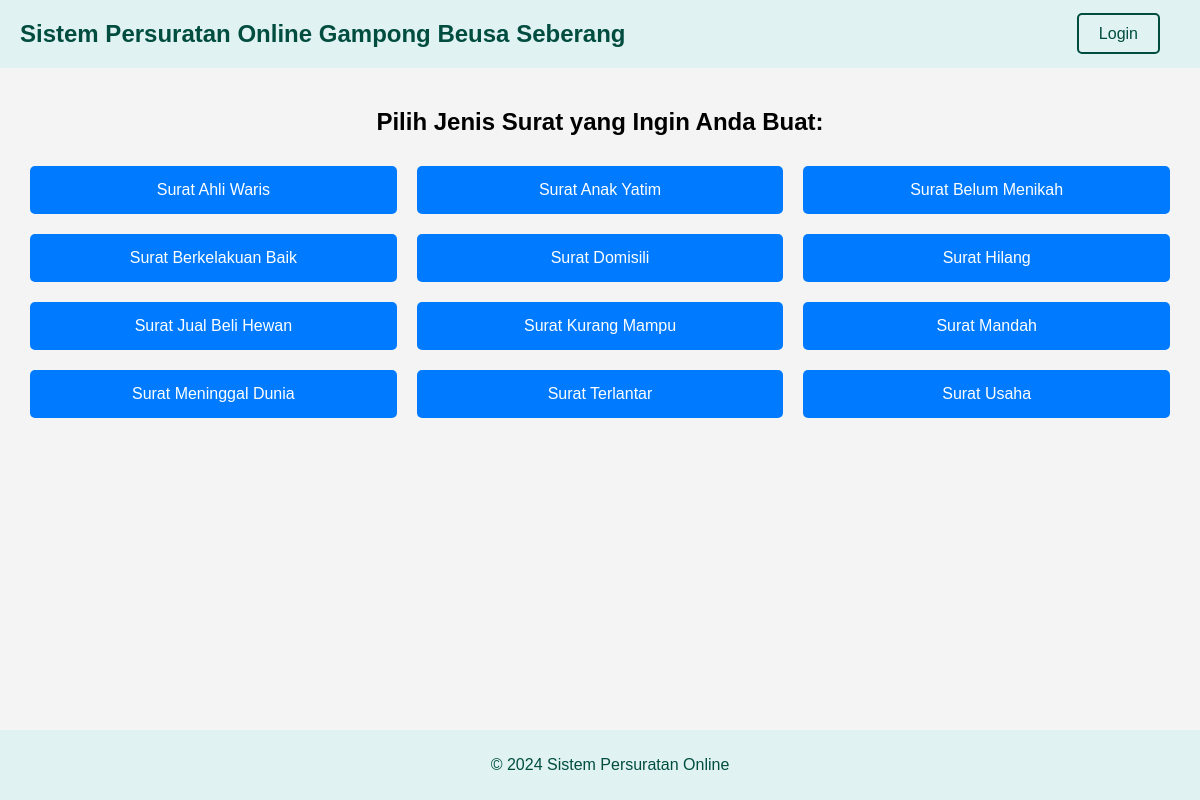
The page / on the database its author committed.
### tables this page shows
CREATE TABLE `jenis_surat` (
  `id` int(11) NOT NULL,
  `nama_surat` varchar(255) NOT NULL,
  `template_file` varchar(255) NOT NULL,
  `required_fields` text NOT NULL
);

### index.php (the view, shortened to what this page needs)
<?php
require_once 'config/connection.php';
$sql = "SELECT id, nama_surat FROM jenis_surat";
$result = $conn->query($sql);
?>
<!DOCTYPE html>
<html lang="en">
<head>
</head>
<body>
    <header>
        <h1>Sistem Persuratan Online Gampong Beusa Seberang</h1>
        <div class="login-admin">
            <a href="auth/login.php">Login</a>
        </div>
    </header>
    <main>
        <h2>Pilih Jenis Surat yang Ingin Anda Buat:</h2>
        <div class="container">
            <?php while($row = $result->fetch_assoc()): ?>
                <a href="guest/buat_surat.php?type=<?= $row['id'] ?>"><?= htmlspecialchars($row['nama_surat']) ?></a>
            <?php endwhile; ?>
        </div>
    </main>
    <footer>
        <p>&copy; 2024 Sistem Persuratan Online</p>
    </footer>
</body>
</html>

### index.php (style rules this page uses)
body { font-family: Arial, sans-serif; background-color: #f4f4f4; margin: 0; padding: 0; }
header { background-color: #e0f2f1; color: #004d40; padding: 20px; display: flex; justify-content: space-between; align-items: center; }
header h1 { margin: 0; font-size: 24px; }
.login-admin { margin-right: 20px; }
.login-admin a { color: #004d40; text-decoration: none; padding: 10px 20px; border: 2px solid #004d40; border-radius: 5px; transition: background-color 0.3s, color 0.3s; }
main { padding: 20px; text-align: center; }
.container { display: flex; flex-wrap: wrap; justify-content: center; }
.container a { background-color: #007bff; color: white; text-decoration: none; padding: 15px 20px; margin: 10px; border-radius: 5px; flex: 1 1 calc(33.333% - 40px); box-sizing: border-box; text-align: center; transition: background-color 0.3s, color 0.3s; }
footer { background-color: #e0f2f1; color: #004d40; text-align: center; padding: 10px; position: fixed; bottom: 0; width: 100%; }

### rows shown on the page
jenis_surat: nama_surat "Surat Ahli Waris"
jenis_surat: nama_surat "Surat Anak Yatim"
jenis_surat: nama_surat "Surat Belum Menikah"
jenis_surat: nama_surat "Surat Berkelakuan Baik"
jenis_surat: nama_surat "Surat Domisili"
jenis_surat: nama_surat "Surat Hilang"
jenis_surat: nama_surat "Surat Jual Beli Hewan"
jenis_surat: nama_surat "Surat Kurang Mampu"
jenis_surat: nama_surat "Surat Mandah"
jenis_surat: nama_surat "Surat Meninggal Dunia"
jenis_surat: nama_surat "Surat Terlantar"
jenis_surat: nama_surat "Surat Usaha"
